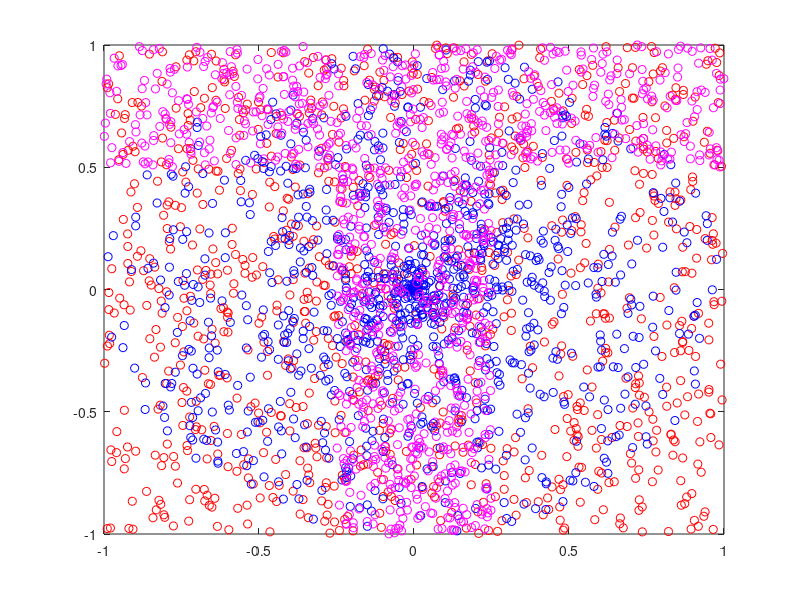

The MATLAB script that drew this image:
1;

% Le paso un xlims que es un vector con dos parametros
function [matriz] = rectangle_pattern(amount = 1000, xlims = [-1 1], ylims = [-1 1])
	matriz = rand(amount, 2);

	% Coloca la matriz entre min(xlims) y max(xlims)
	matriz(:, 1) = matriz(:, 1) * (max(xlims) - min(xlims)) + min(xlims);
	matriz(:, 2) = matriz(:, 2) * (max(ylims) - min(ylims)) + min(ylims);

end

function [circle] = circle_pattern(amount = 1000, radio = 1)

	circle = [];

	for k = 1 : amount

		angulo = rand() * (2 * pi);
		radius = rand() * radio;

		xcirc = radius * cos(angulo);
		ycirc = radius * sin(angulo);

		circle = [circle ; xcirc ycirc];

	end

end

function [T] = t_pattern(amount = 1000)

	T_upper = rectangle_pattern(amount/2, [-1 1], [0.5 1]);
	T_lower = rectangle_pattern(amount/2, [-0.25 0.25], [-1 0.5]);

	T = [ T_upper ; T_lower ];

end

A = rectangle_pattern(1000);
B = circle_pattern(1000);
C = t_pattern(1000);

plot(A(:,1), A(:,2), 'or', B(:,1), B(:,2), 'ob', C(:,1), C(:,2), 'om');